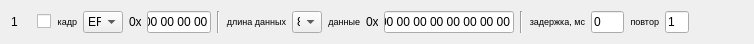
<?xml version="1.0" encoding="UTF-8"?>
<ui version="4.0">
 <class>PacketRow</class>
 <widget class="QWidget" name="PacketRow">
  <property name="geometry">
   <rect>
    <x>0</x>
    <y>0</y>
    <width>754</width>
    <height>38</height>
   </rect>
  </property>
  <property name="sizePolicy">
   <sizepolicy hsizetype="Preferred" vsizetype="Preferred">
    <horstretch>0</horstretch>
    <verstretch>0</verstretch>
   </sizepolicy>
  </property>
  <property name="minimumSize">
   <size>
    <width>0</width>
    <height>0</height>
   </size>
  </property>
  <property name="windowTitle">
   <string>Form</string>
  </property>
  <layout class="QHBoxLayout" name="horizontalLayout">
   <item>
    <widget class="QLabel" name="number">
     <property name="sizePolicy">
      <sizepolicy hsizetype="Fixed" vsizetype="Fixed">
       <horstretch>0</horstretch>
       <verstretch>0</verstretch>
      </sizepolicy>
     </property>
     <property name="minimumSize">
      <size>
       <width>20</width>
       <height>0</height>
      </size>
     </property>
     <property name="text">
      <string>1</string>
     </property>
    </widget>
   </item>
   <item>
    <widget class="QCheckBox" name="sendIt">
     <property name="sizePolicy">
      <sizepolicy hsizetype="Fixed" vsizetype="Fixed">
       <horstretch>0</horstretch>
       <verstretch>0</verstretch>
      </sizepolicy>
     </property>
     <property name="minimumSize">
      <size>
       <width>0</width>
       <height>0</height>
      </size>
     </property>
     <property name="text">
      <string/>
     </property>
    </widget>
   </item>
   <item>
    <widget class="QLabel" name="label_21">
     <property name="sizePolicy">
      <sizepolicy hsizetype="Fixed" vsizetype="Fixed">
       <horstretch>0</horstretch>
       <verstretch>0</verstretch>
      </sizepolicy>
     </property>
     <property name="font">
      <font>
       <pointsize>7</pointsize>
      </font>
     </property>
     <property name="layoutDirection">
      <enum>Qt::LeftToRight</enum>
     </property>
     <property name="text">
      <string>кадр</string>
     </property>
     <property name="alignment">
      <set>Qt::AlignRight|Qt::AlignTrailing|Qt::AlignVCenter</set>
     </property>
    </widget>
   </item>
   <item>
    <widget class="QComboBox" name="frameType">
     <property name="maximumSize">
      <size>
       <width>40</width>
       <height>16777215</height>
      </size>
     </property>
     <property name="currentIndex">
      <number>1</number>
     </property>
     <item>
      <property name="text">
       <string>SFF</string>
      </property>
     </item>
     <item>
      <property name="text">
       <string>EFF</string>
      </property>
     </item>
    </widget>
   </item>
   <item>
    <widget class="QLabel" name="label_33">
     <property name="maximumSize">
      <size>
       <width>12</width>
       <height>16777215</height>
      </size>
     </property>
     <property name="text">
      <string>0x</string>
     </property>
    </widget>
   </item>
   <item>
    <widget class="QLineEdit" name="frameID">
     <property name="minimumSize">
      <size>
       <width>63</width>
       <height>0</height>
      </size>
     </property>
     <property name="maximumSize">
      <size>
       <width>70</width>
       <height>16777215</height>
      </size>
     </property>
     <property name="text">
      <string>00 00 00 00</string>
     </property>
     <property name="maxLength">
      <number>11</number>
     </property>
    </widget>
   </item>
   <item>
    <widget class="Line" name="line_9">
     <property name="orientation">
      <enum>Qt::Vertical</enum>
     </property>
    </widget>
   </item>
   <item>
    <widget class="QLabel" name="label_23">
     <property name="sizePolicy">
      <sizepolicy hsizetype="Fixed" vsizetype="Fixed">
       <horstretch>0</horstretch>
       <verstretch>0</verstretch>
      </sizepolicy>
     </property>
     <property name="font">
      <font>
       <pointsize>7</pointsize>
      </font>
     </property>
     <property name="text">
      <string>длина данных</string>
     </property>
     <property name="alignment">
      <set>Qt::AlignRight|Qt::AlignTrailing|Qt::AlignVCenter</set>
     </property>
    </widget>
   </item>
   <item>
    <widget class="QComboBox" name="messageLength">
     <property name="maximumSize">
      <size>
       <width>30</width>
       <height>16777215</height>
      </size>
     </property>
     <item>
      <property name="text">
       <string>8</string>
      </property>
     </item>
     <item>
      <property name="text">
       <string>7</string>
      </property>
     </item>
     <item>
      <property name="text">
       <string>6</string>
      </property>
     </item>
     <item>
      <property name="text">
       <string>5</string>
      </property>
     </item>
     <item>
      <property name="text">
       <string>4</string>
      </property>
     </item>
     <item>
      <property name="text">
       <string>3</string>
      </property>
     </item>
     <item>
      <property name="text">
       <string>2</string>
      </property>
     </item>
     <item>
      <property name="text">
       <string>1</string>
      </property>
     </item>
    </widget>
   </item>
   <item>
    <widget class="QLabel" name="label_25">
     <property name="sizePolicy">
      <sizepolicy hsizetype="Fixed" vsizetype="Fixed">
       <horstretch>0</horstretch>
       <verstretch>0</verstretch>
      </sizepolicy>
     </property>
     <property name="font">
      <font>
       <pointsize>7</pointsize>
      </font>
     </property>
     <property name="text">
      <string>данные</string>
     </property>
     <property name="alignment">
      <set>Qt::AlignRight|Qt::AlignTrailing|Qt::AlignVCenter</set>
     </property>
    </widget>
   </item>
   <item>
    <widget class="QLabel" name="label_31">
     <property name="maximumSize">
      <size>
       <width>12</width>
       <height>16777215</height>
      </size>
     </property>
     <property name="text">
      <string>0x</string>
     </property>
    </widget>
   </item>
   <item>
    <widget class="QLineEdit" name="message">
     <property name="minimumSize">
      <size>
       <width>130</width>
       <height>0</height>
      </size>
     </property>
     <property name="maximumSize">
      <size>
       <width>130</width>
       <height>16777215</height>
      </size>
     </property>
     <property name="text">
      <string>00 00 00 00 00 00 00 00</string>
     </property>
     <property name="maxLength">
      <number>23</number>
     </property>
    </widget>
   </item>
   <item>
    <widget class="Line" name="line">
     <property name="orientation">
      <enum>Qt::Vertical</enum>
     </property>
    </widget>
   </item>
   <item>
    <widget class="QLabel" name="label_29">
     <property name="sizePolicy">
      <sizepolicy hsizetype="Fixed" vsizetype="Fixed">
       <horstretch>0</horstretch>
       <verstretch>0</verstretch>
      </sizepolicy>
     </property>
     <property name="font">
      <font>
       <pointsize>7</pointsize>
      </font>
     </property>
     <property name="text">
      <string>задержка, мс</string>
     </property>
     <property name="alignment">
      <set>Qt::AlignRight|Qt::AlignTrailing|Qt::AlignVCenter</set>
     </property>
    </widget>
   </item>
   <item>
    <widget class="QLineEdit" name="delay">
     <property name="maximumSize">
      <size>
       <width>40</width>
       <height>16777215</height>
      </size>
     </property>
     <property name="text">
      <string>0</string>
     </property>
    </widget>
   </item>
   <item>
    <widget class="QLabel" name="label_27">
     <property name="sizePolicy">
      <sizepolicy hsizetype="Fixed" vsizetype="Fixed">
       <horstretch>0</horstretch>
       <verstretch>0</verstretch>
      </sizepolicy>
     </property>
     <property name="font">
      <font>
       <pointsize>7</pointsize>
      </font>
     </property>
     <property name="text">
      <string>повтор</string>
     </property>
     <property name="alignment">
      <set>Qt::AlignRight|Qt::AlignTrailing|Qt::AlignVCenter</set>
     </property>
    </widget>
   </item>
   <item>
    <widget class="QLineEdit" name="repeat">
     <property name="maximumSize">
      <size>
       <width>30</width>
       <height>16777215</height>
      </size>
     </property>
     <property name="text">
      <string>1</string>
     </property>
    </widget>
   </item>
   <item>
    <spacer name="horizontalSpacer_5">
     <property name="orientation">
      <enum>Qt::Horizontal</enum>
     </property>
     <property name="sizeType">
      <enum>QSizePolicy::Expanding</enum>
     </property>
     <property name="sizeHint" stdset="0">
      <size>
       <width>60</width>
       <height>20</height>
      </size>
     </property>
    </spacer>
   </item>
  </layout>
 </widget>
 <resources/>
 <connections/>
</ui>
